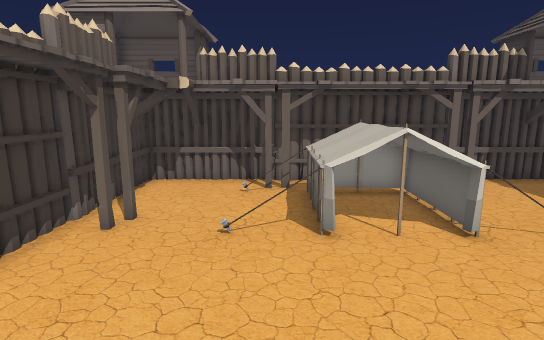
View 1 (above)

12 first-person views from a walk through a scene from a Unity 3-D project. The camera is 1.4 m above the floor, tilts 10° down and sees 80° across. The floor is counted in squares, 0.5 m on a side. Each view is taken from the middle of a square. On the plan, view 1 faces up. The plan holds only what a view shows up to about 20 squares ahead; the rest is blank. The player character is not drawn.

View 2
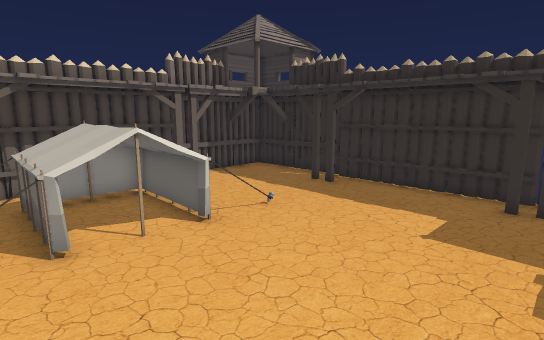

View 3
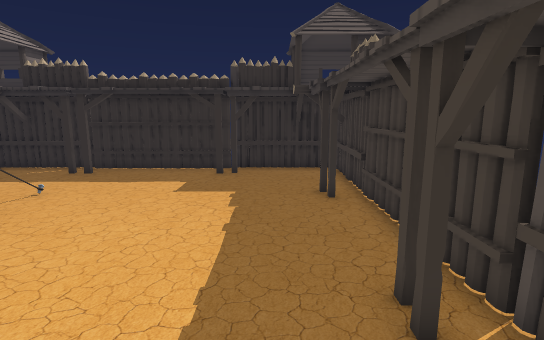

View 4
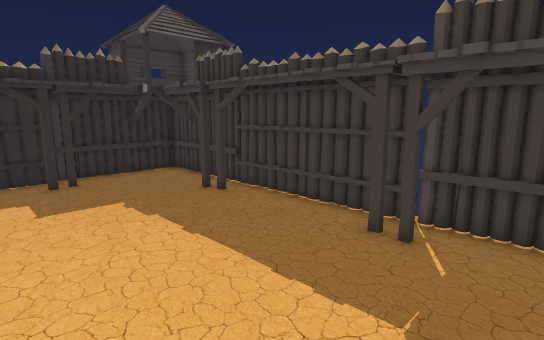

View 5
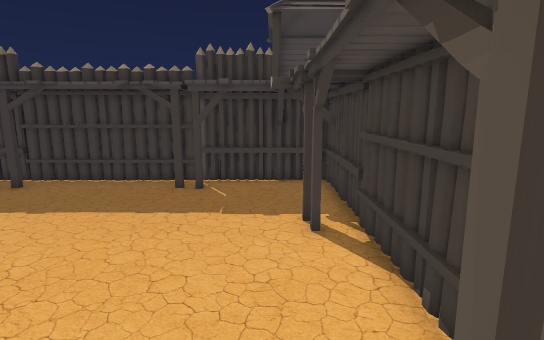

View 6
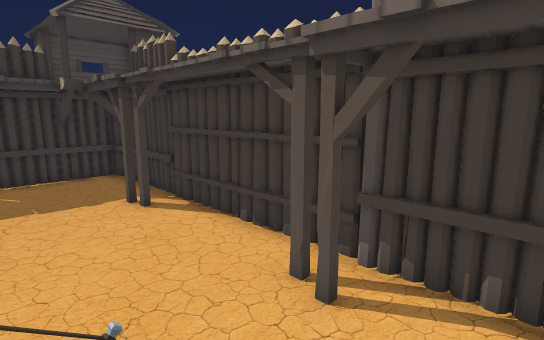

View 7
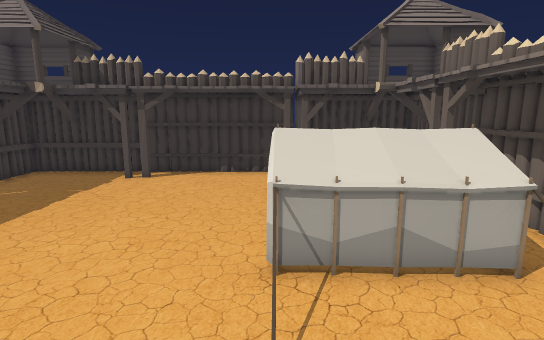

View 8
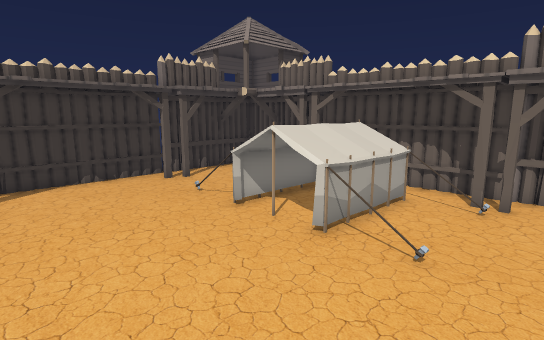

View 9
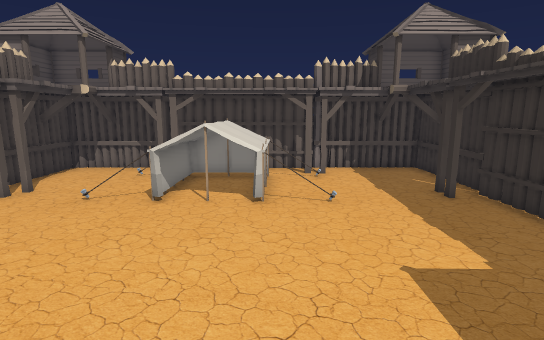

View 10
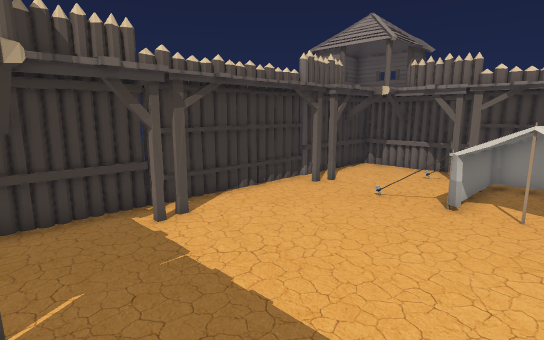

View 11
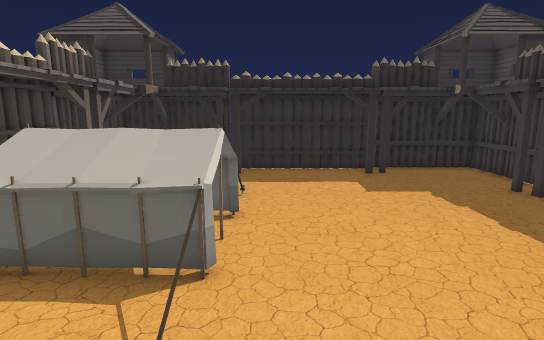

View 12
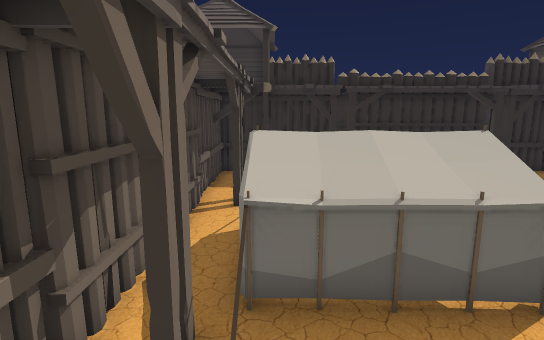

### Floor plan
Key: @ floor where view 1 was taken; # wall or solid block; . floor; / step, stairs or slope; T tent.
Columns run from 5 left of view 1 to 12 right of it. Each row starts with its distance up from view 1.
 13 #############
 12 ###.### ...######
 11 ##....TTTTT.....#
 10 #.....TTTTT.....#
  9 ##....TTTTT.....#
  8 ##....TTTTT.....#
  7 ##....TTTTT//...##
  6 #............... #
  5 #................#
  4 #................#
  3 # .............. #
  2 ##..............##
  1 ##..............##
  0 ##...@..........##
 -1 #................#
 -2 ##..............##
 -3 ###.### ...#######
 -4 #############

Where each view was taken, in squares from view 1:
view 1: 0 up, 0 right, facing up
view 2: 0 up, 0 right, facing up-right
view 3: 1 down, 4 left, facing right
view 4: 4 up, 3 left, facing down-right
view 5: 9 up, 3 left, facing down
view 6: 11 up, 0 right, facing down-left
view 7: 7 up, 10 right, facing left
view 8: 1 up, 9 right, facing up-left
view 9: 3 down, 5 right, facing up
view 10: 3 down, 4 right, facing up-left
view 11: 6 up, 4 left, facing right
view 12: 11 up, 3 left, facing right
